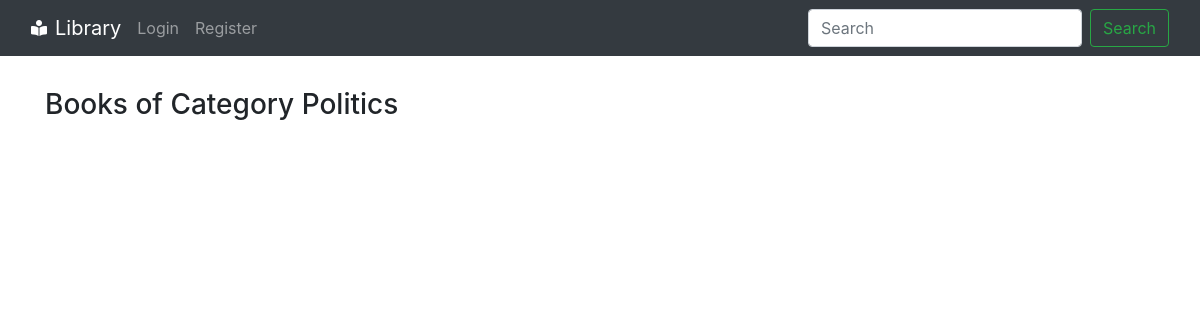
Page /genre/Politics on the earlier database version.
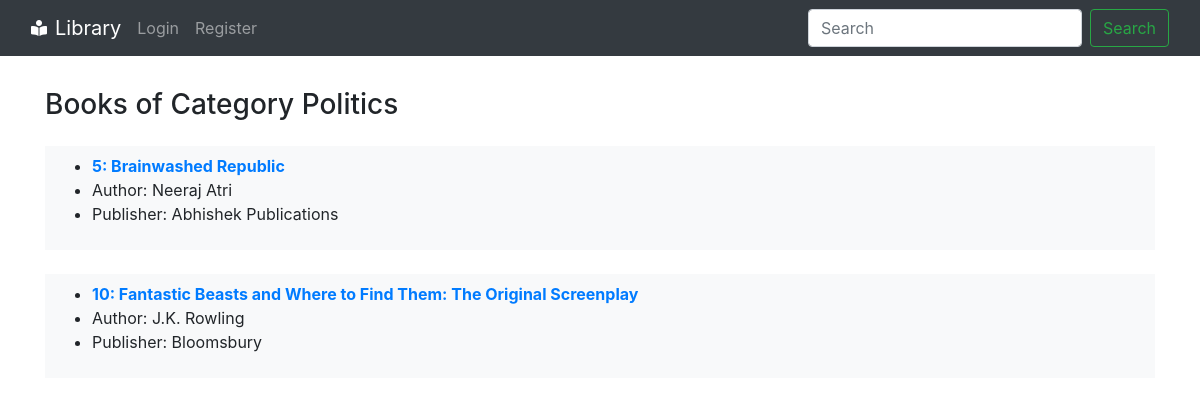
Same page on the later database version.
### library/models.py (models this page shows, shortened)
class Book(models.Model):
    title = models.CharField(max_length=100)
    author = models.CharField(max_length=100)
    publisher = models.CharField(max_length=100)
    genre = models.CharField(max_length=100)
    summary = models.TextField()
    isbn = models.CharField(max_length=20)
    avl = models.BooleanField()
    booknum = models.IntegerField()
    coverimg = models.ImageField(null = True, blank = True, upload_to="bookcovers/")

### library/views.py (the view)
# urls.py: path('genre/<str:genrename>', views.genre, name='genre'),
def genre(request,genrename):
    queryingenre = Book.objects.filter(genre=genrename)
    return render(request, 'genre.html', {'curruser': request.user , 'queryingenre': queryingenre, 'genrename': genrename})

### templates/genre.html (shortened to what this page needs)
{% extends 'base.html' %}
{% block body %}
        <div class="container py-2 my-4">
            <h3>Books of Category {{genrename}} </h3>
            {% for book in queryingenre %}
                    <div class="container my-4 bg-light py-2">
                        <ul>
                            <li><strong><a href="/book/{{book.booknum}}">{{book.booknum}}: {{book.title}}</a></strong></li>
                            <li>Author: {{book.author}}</li>
                            <li>Publisher: {{book.publisher}}</li>
                        </ul>
                    </div>
            {% endfor %}
{% endblock body %}

Differences in the rows shown:
added Book: booknum "5", title "Brainwashed Republic", author "Neeraj Atri", publisher "Abhishek Publications"
added Book: booknum "10", title "Fantastic Beasts and Where to Find Them: The Original Screenplay", author "J.K. Rowling", publisher "Bloomsbury"
